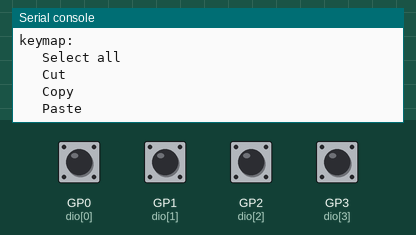
Simulated run of this program. Board: Raspberry Pi Pico running CircuitPython. On the bench: the last lines printed to the serial console. Inputs (shaded band) come from the test bench; at power-on: GP0 (dio[0]), GP1 (dio[1]), GP2 (dio[2]), GP3 (dio[3]) HIGH. USB keyboard and mouse output is not drawn.

Above: at 1.2 s.
1.3 s: GP0 (dio[0]) pulled LOW for 0.15 s
At 1.7 s:
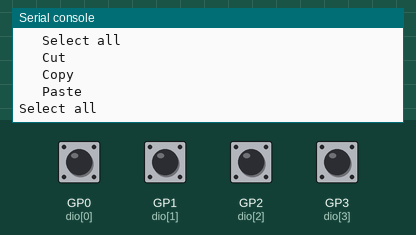
2.9 s: GP1 (dio[1]) pulled LOW for 0.15 s
At 4.1 s:
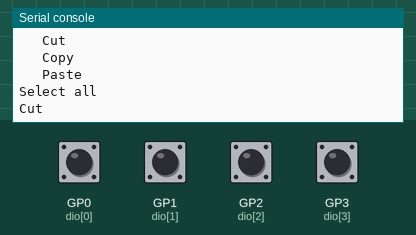
4.5 s: GP2 (dio[2]) pulled LOW for 0.15 s
At 5.4 s:
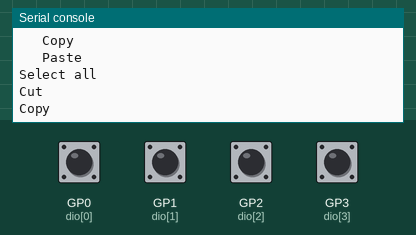
6.1 s: GP3 (dio[3]) pulled LOW for 0.15 s
At 6.6 s:
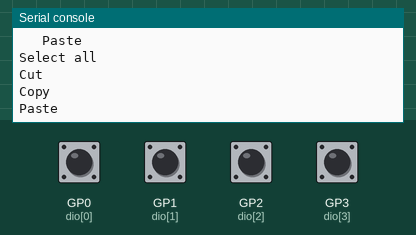

The program:

code_pico.py
```python
import board
from digitalio import DigitalInOut, Pull
from adafruit_debouncer import Debouncer
import usb_hid
from adafruit_hid.keyboard import Keyboard
from adafruit_hid.keycode import Keycode

kpd = Keyboard(usb_hid.devices)

# Choose the correct modifier key for Windows or Mac.
# Comment one line and uncomment the other.
MODIFIER = Keycode.CONTROL  # For Windows
# MODIFIER = Keycode.COMMAND  # For Mac

# define buttons
NUM_KEYS = 4
PINS = (
    board.GP0,
    board.GP1,
    board.GP2,
    board.GP3,
)

KEYMAP = (
    ("Select all", [MODIFIER, Keycode.A]),
    ("Cut", [MODIFIER, Keycode.X]),
    ("Copy", [MODIFIER, Keycode.C]),
    ("Paste", [MODIFIER, Keycode.V]),
)

keys = []
for pin in PINS:
    dio = DigitalInOut(pin)
    dio.pull = Pull.UP
    keys.append(Debouncer(dio))

print("\nWelcome to keypad")
print("keymap:")
for k in range(NUM_KEYS):
    print("\t", (KEYMAP[k][0]))


while True:
    for i in range(NUM_KEYS):
        keys[i].update()
        if keys[i].fell:
            print(KEYMAP[i][0])
            kpd.send(*KEYMAP[i][1])
```

Measured:
- after the input at 1.3 s, the serial console: prints a new line at once (image 1)
- after the input at 2.9 s, the serial console: prints a new line at once (image 2)
- after the input at 4.5 s, the serial console: prints a new line at once (image 3)
- after the input at 6.1 s, the serial console: prints a new line at once (image 4)
